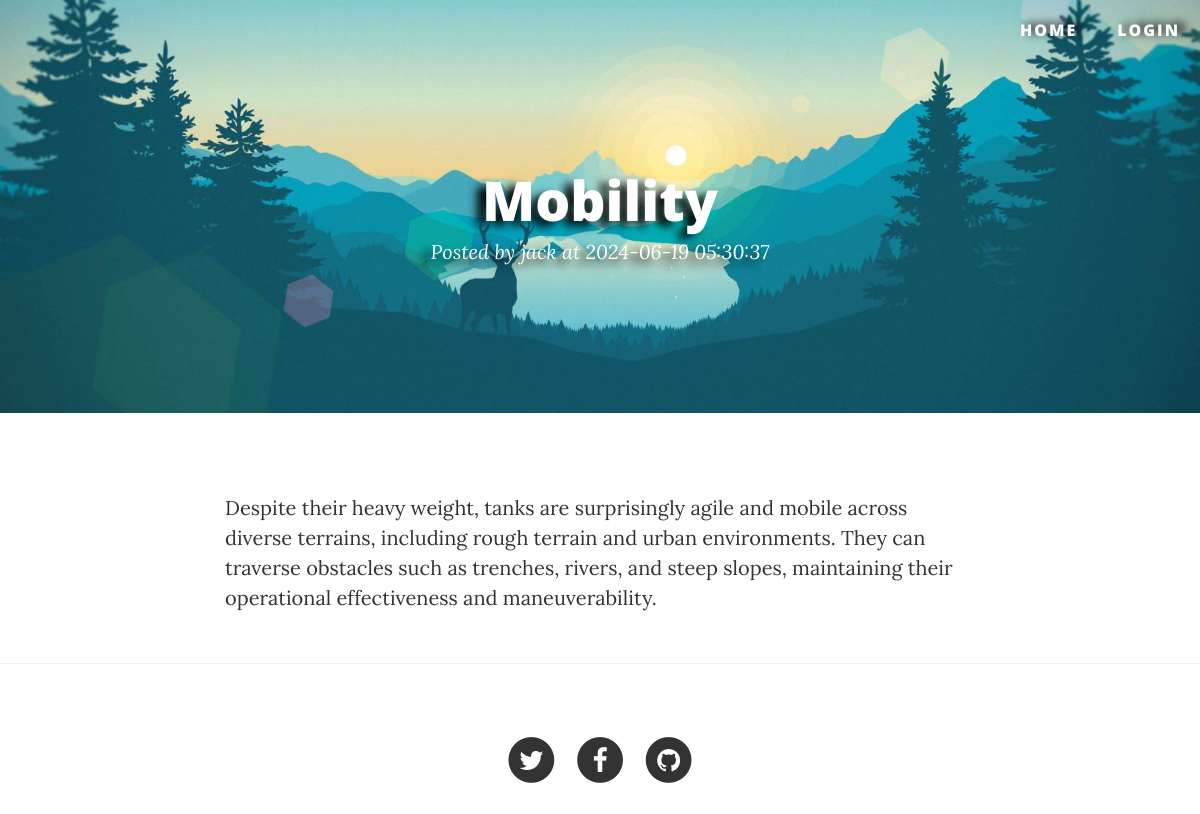
Screenshot of /view/posts/post.php?id=4 with the database file from the repository.
### tables this page shows
CREATE TABLE `posts` (
  `id` int NOT NULL,
  `author_id` int NOT NULL,
  `title` varchar(100) NOT NULL,
  `content` longtext NOT NULL,
  `image` varchar(255) DEFAULT NULL,
  `status` varchar(50) DEFAULT NULL,
  `created_at` timestamp NOT NULL DEFAULT CURRENT_TIMESTAMP,
  `updated_at` timestamp NOT NULL DEFAULT CURRENT_TIMESTAMP ON UPDATE CURRENT_TIMESTAMP
);

CREATE TABLE `accounts` (
  `id` int NOT NULL,
  `user_id` int NOT NULL,
  `username` varchar(100) NOT NULL,
  `password` varchar(255) NOT NULL,
  `status` int NOT NULL
);

CREATE TABLE `users` (
  `id` int NOT NULL,
  `full_name` varchar(255) NOT NULL,
  `address` varchar(255) NOT NULL,
  `age` int NOT NULL,
  `sex` varchar(10) NOT NULL,
  `phone_number` varchar(255) NOT NULL,
  `email` varchar(50) NOT NULL,
  `role` varchar(50) DEFAULT NULL,
  `status` varchar(50) DEFAULT NULL,
  `created_at` timestamp NOT NULL DEFAULT CURRENT_TIMESTAMP,
  `updated_at` timestamp NOT NULL DEFAULT CURRENT_TIMESTAMP ON UPDATE CURRENT_TIMESTAMP
);

### model/blogs.php (called while the page is built, shortened)
<?php
class Blogs {
    private $author_id;
    private $title;
    private $content;
    private $updated_at;
    public function __construct(
        $pdo,
        $id = null,
        $author_id = null,
        $title = null,
        $content = null,
        $image = [],
        $status = null,
        $image_path = null,
        $directory_file_call = null,
        $updated_at = null
    ){
        $this->author_id = $author_id;
        $this->title = $title;
        $this->content = $content;
        $this->updated_at = $updated_at;
    }
    public function getAuthorId() {
        return $this->author_id;
    }
    public function getTitle() {
        return $this->title;
    }
    public function getContent() {
        return $this->content;
    }
    public function getUpdatedAt(){
        return $this->updated_at;
    }
    public static function getById($pdo, $id): Blogs
    {
        try{
            $stmt = $pdo->prepare(self::BASE_QUERY . self::TABLE.".".self::ID. " = ?");
            $stmt->execute([$id]);
            $result = $stmt->fetchAll(PDO::FETCH_ASSOC);
            if(count($result)){
                foreach ($result as $value){
                    return new Blogs(
                        $pdo,
                        $value['id'],
                        $value['author_id'],
                        $value['title'],
                        $value['content'],
                        null,
                        $value['status'],
                        $value['image'],
                        null,
                        $value['updated_at']
                    );
                }
            }
            return new Blogs($pdo);
        } catch (PDOException $e) {
            throw new exception('Cannot get post with id: '.$id. ' cause: '.  $e->getMessage());
        }
    }
}

### model/users.php (called while the page is built, shortened)
<?php
class Users
{
    private $id;
    private $full_name;
    public function __construct(
        $pdo,
        $id = null,
        $full_name = null,
        $address = null,
        $age = null,
        $sex = null,
        $phone_number = null,
        $email = null,
        $username = null,
        $password = null,
        $role = self::ROLE_USER,
        $status = self::STATUS_ACTIVE
    ){
        $this->id = $id;
        $this->full_name = $full_name;
    }
    public function getId() {
        return $this->id;
    }
    public function getFullName() {
        return $this->full_name;
    }
    public static function getById($pdo, $id): Users
    {
        try{
            $stmt = $pdo->prepare(self::BASE_QUERY . self::TABLE. "." . self::ID. " = ?");
            $stmt->execute([$id]);
            $result = $stmt->fetchAll(PDO::FETCH_ASSOC);
            if(count($result)){
                foreach ($result as $value){
                    return new Users(
                        $pdo,
                        $value['id'],
                        $value['full_name'],
                        $value['address'],
                        $value['age'],
                        $value['sex'],
                        $value['phone_number'],
                        $value['email'],
                        $value['username'],
                        $value['password'],
                        $value['role'],
                        $value['status']
                    );
                }
            }
            return new Users($pdo);
        } catch (PDOException $e) {
            throw new exception('Cannot get user with id: '.$id.' cause: '.  $e->getMessage());
        }
    }
}

### view/posts/post.php (the view, shortened to what this page needs)
<?php
include_once "../../model/blogs.php";
include_once "../../model/users.php";
$author_name = '';
$user_id = '';
$author_id = '';
$username = 'User';
$title = '';
$content = '';
$updated_at = '';
if (isset($_GET['id'])){
    try {
        $user_id = $_SESSION['user_id'] ?? '';
        $username = $_SESSION['name'] ?? '';
        $pdo = new Database();
        $pdo->setAttribute(PDO::ATTR_EMULATE_PREPARES, false);
        $pdo->setAttribute(PDO::ATTR_ERRMODE, PDO::ERRMODE_EXCEPTION);
        $post = Blogs::getById($pdo,$_GET['id']);
        $author = Users::getById($pdo, $post->getAuthorId());
        $author_id = $author->getId();
        $author_name = $author->getFullName();
        $title = $post->getTitle();
        $content = $post->getContent();
        $updated_at = $post->getUpdatedAt();
    } catch (Exception $e) {
        $error = 'Can not get list posts: '.  $e->getMessage();
    }
}
?>
<!DOCTYPE html>
<html lang="en">
<head>
    <link href="../resource/vendor/bootstrap/css/bootstrap.min.css" rel="stylesheet">
    <link href="../resource/css/clean-blog.css" rel="stylesheet">
    <link href="../resource/vendor/font-awesome/css/font-awesome.min.css" rel="stylesheet" type="text/css">
</head>
<body>
<nav class="navbar navbar-default navbar-custom navbar-fixed-top">
    <div class="container-fluid">
        <div class="collapse navbar-collapse" id="bs-example-navbar-collapse-1">
            <ul class="nav navbar-nav navbar-right">
                <li>
                    <a href="../../index.php">Home</a>
                </li>
                <?php
                if (isset($_SESSION['login']) && $user_id) {
                    echo "
                            <li class='dropdown'>
                                <a class='dropbtn'> Welcome ".$username. "</a>
                                <div class='dropdown-content'>
                                    <a class='dropdown_item-1' href='../user/detail.php?id=".$user_id."'>Account</a>
                                    <a class='dropdown_item-2' href='../posts/create.php'>Create Posts</a>
                                    <a class='dropdown_item-3' href='../logout.php'>Logout</a>
                                </div>
                            </li>";
                }else{
                    echo "<li><a href='../login.php'>Login</a></li>";
                }
                ?>
            </ul>
        </div>
    </div>
</nav>
<header class="intro-header">
    <div class="container">
        <div class="row">
            <div class="col-lg-8 col-lg-offset-2 col-md-10 col-md-offset-1">
                <div class="post-heading" style="text-align: center">
                    <h1><?= $title?></h1>
                    <span class="meta">Posted by <a href="list_by_author.php?author_id=<?= $author_id ?>"><?= $author_name ?></a> at <?= $updated_at ?></span>
                </div>
            </div>
        </div>
    </div>
</header>
<article>
    <div class="container">
        <div class="row">
            <div class="col-lg-8 col-lg-offset-2 col-md-10 col-md-offset-1">
                <p><?= $content ?></p>
            </div>
        </div>
    </div>
</article>
<hr>
<footer>
    <div class="container">
        <div class="row">
            <div class="col-lg-8 col-lg-offset-2 col-md-10 col-md-offset-1">
                <ul class="list-inline text-center">
                    <li>
                        <a href="#">
                                <span class="fa-stack fa-lg">
                                    <i class="fa fa-circle fa-stack-2x"></i>
                                    <i class="fa fa-twitter fa-stack-1x fa-inverse"></i>
                                </span>
                        </a>
                    </li>
                    <li>
                        <a href="#">
                                <span class="fa-stack fa-lg">
                                    <i class="fa fa-circle fa-stack-2x"></i>
                                    <i class="fa fa-facebook fa-stack-1x fa-inverse"></i>
                                </span>
                        </a>
                    </li>
                    <li>
                        <a href="#">
                                <span class="fa-stack fa-lg">
                                    <i class="fa fa-circle fa-stack-2x"></i>
                                    <i class="fa fa-github fa-stack-1x fa-inverse"></i>
                                </span>
                        </a>
                    </li>
                </ul>
            </div>
        </div>
    </div>
</footer>
</body>
</html>

### view/resource/css/clean-blog.css (style rules this page uses)
body { font-family: 'Lora', 'Times New Roman', serif; font-size: 20px; color: #333333; }
p { line-height: 1.5; margin: 30px 0; }
h1, h2, h3, h4, h5, h6 { font-family: 'Open Sans', 'Helvetica Neue', Helvetica, Arial, sans-serif; font-weight: 800; }
a { color: #333333; }
.navbar-custom { position: absolute; top: 0; left: 0; width: 100%; z-index: 3; font-family: 'Open Sans', 'Helvetica Neue', Helvetica, Arial, sans-serif; }
.navbar-custom .nav li a { text-transform: uppercase; font-size: 16px; font-weight: 1000; letter-spacing: 2px; filter: drop-shadow(7px -2px 5px black); }
@media only screen and (min-width: 768px) { .navbar-custom { background: transparent; border-bottom: 1px solid transparent; } }
@media only screen and (min-width: 768px) { .navbar-custom .nav li a { color: white; padding: 20px; } }
@media only screen and (min-width: 1170px) { .navbar-custom { -webkit-transition: background-color 0.3s; -moz-transition: background-color 0.3s; transition: background-color 0.3s; -webkit-transform: translate3d(0, 0, 0); -moz-transform: translate3d(0, 0, 0); -ms-transform: translate3d(0, 0, 0); -o-transform: translate3d(0, 0, 0); transform: translate3d(0, 0, 0); -webkit-backface-visibility: hidden; backface-visibility: hidden; } }
.intro-header { -webkit-background-size: cover; -moz-background-size: cover; -o-background-size: cover; margin-bottom: 50px; content: ""; position: relative; top: 0; left: 0; width: 100%; height: 100%; background-image: url("../img/background.jpg"); background-position: center 80%; background-size: cover; }
.intro-header .site-heading, .intro-header .post-heading, .intro-header .page-heading { filter: drop-shadow(-9px 5px 5px black); padding: 100px 0 50px; color: white; }
@media only screen and (min-width: 768px) { .intro-header .site-heading, .intro-header .post-heading, .intro-header .page-heading { padding: 150px 0; } }
.intro-header .post-heading h1 { font-size: 35px; }
.intro-header .post-heading .subheading, .intro-header .post-heading .meta { line-height: 1.1; display: block; }
.intro-header .post-heading .meta { font-family: 'Lora', 'Times New Roman', serif; font-style: italic; font-weight: 300; font-size: 20px; }
.intro-header .post-heading .meta a { color: white; }
@media only screen and (min-width: 768px) { .intro-header .post-heading h1 { font-size: 55px; } }
footer { padding: 50px 0 65px; }
footer .list-inline { margin: 0; padding: 0; }
body { -webkit-tap-highlight-color: #0085A1; }
.container { position: relative; }

### rows the page displays
posts: title "Mobility", updated_at "2024-06-19 05:30:37", content "Despite their heavy weight, tanks are surprisingly agile and mobile across diverse terrains, including rough terrain and urban environments. They can traverse obstacles such as trenches, rivers, and steep slopes, maintaining their operational effectiveness and maneuverability."
accounts: user.full_name "jack"
